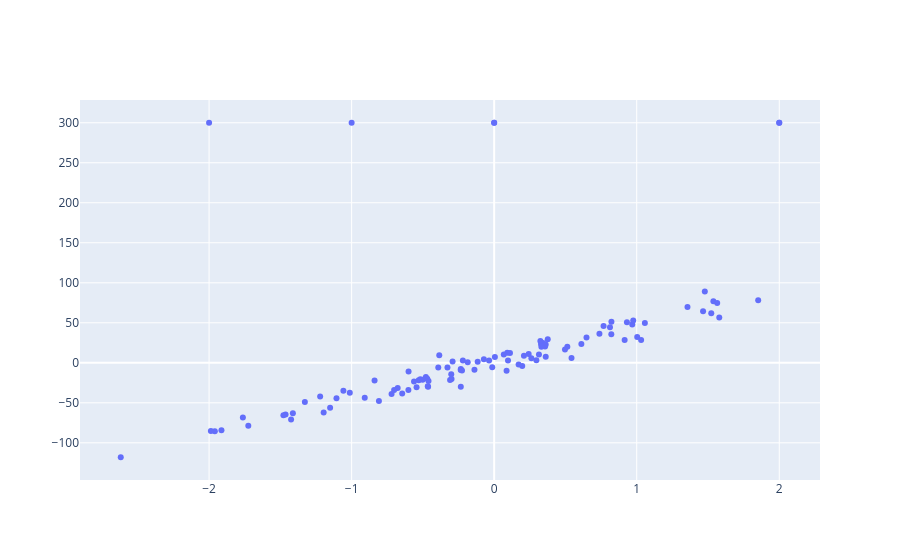

Notebook code cell kept with this figure:
### Code cell
x, y = make_reg_data(anomaly=True)
x = x[:,0]

fig  = go.Figure()

fig.add_trace(go.Scatter(x=x, y=y, mode="markers", name="Data Points"))
